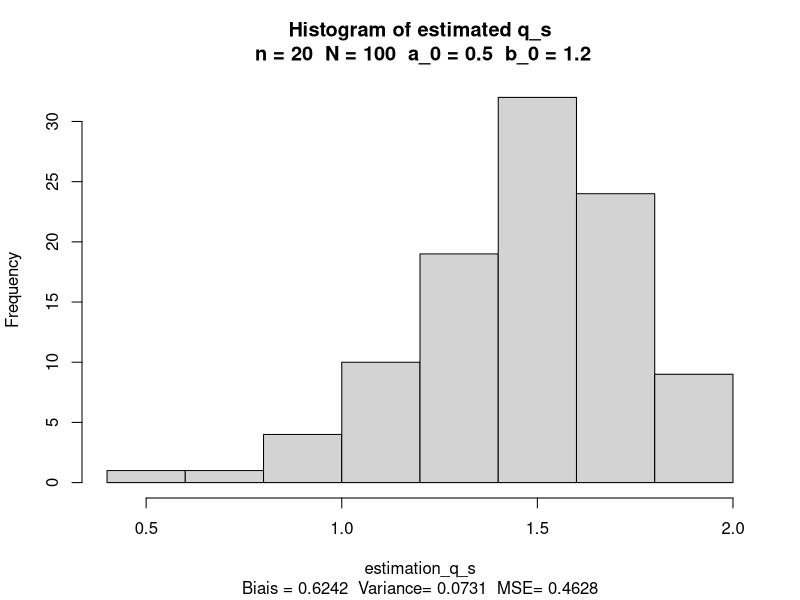
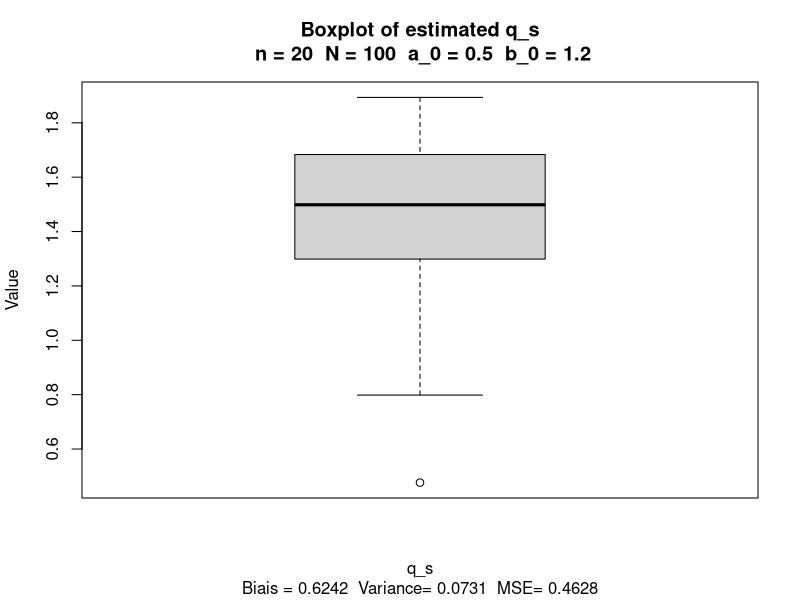
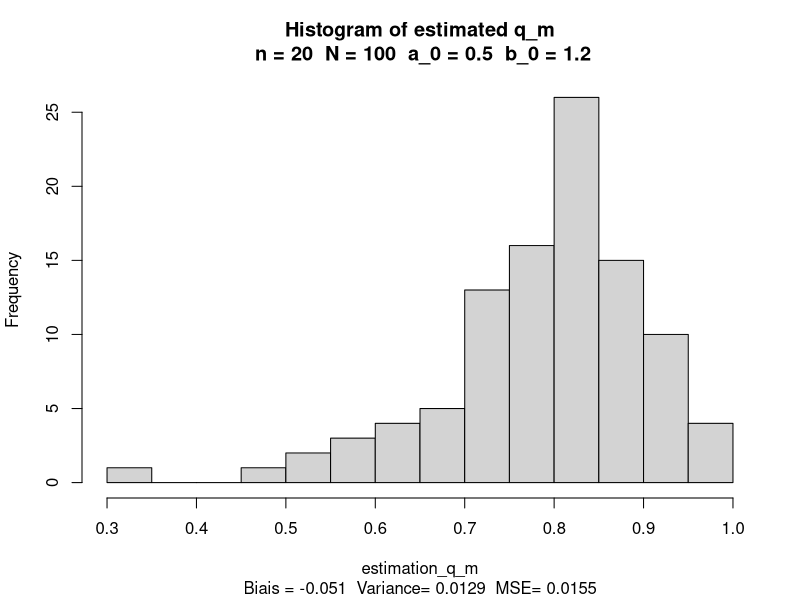
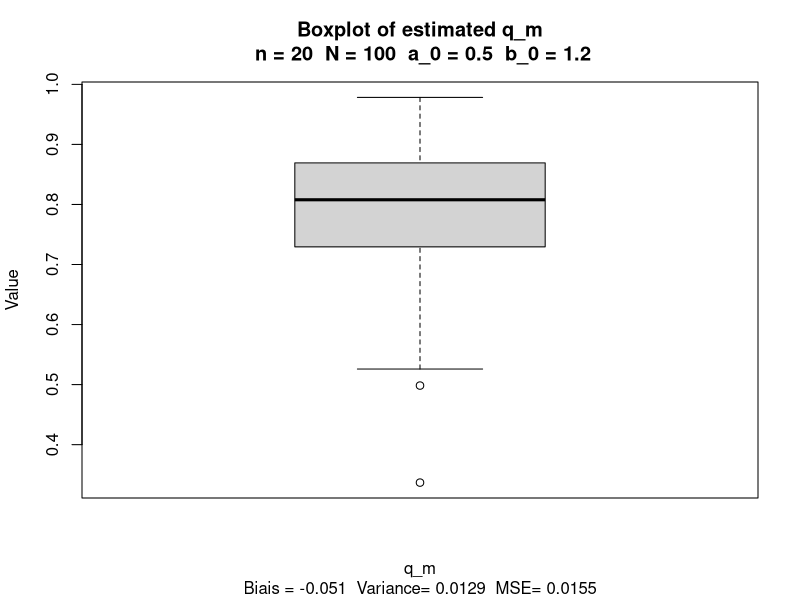
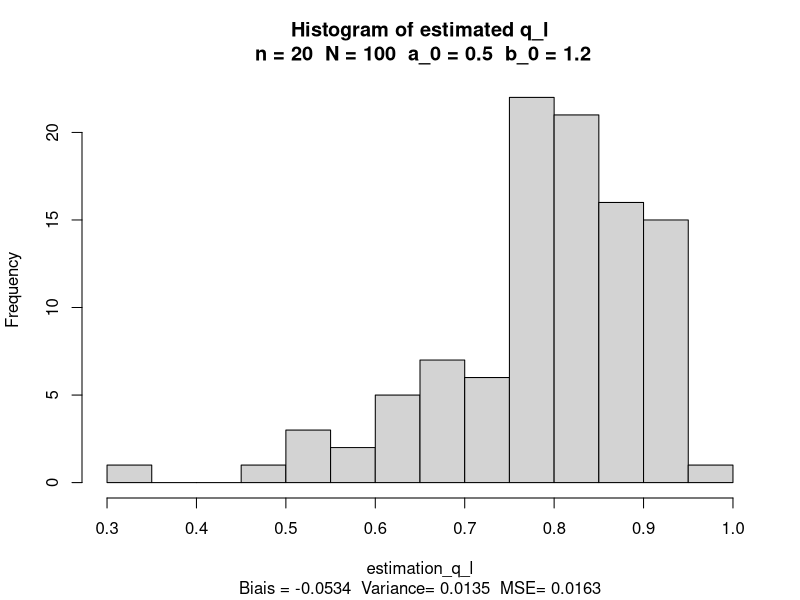
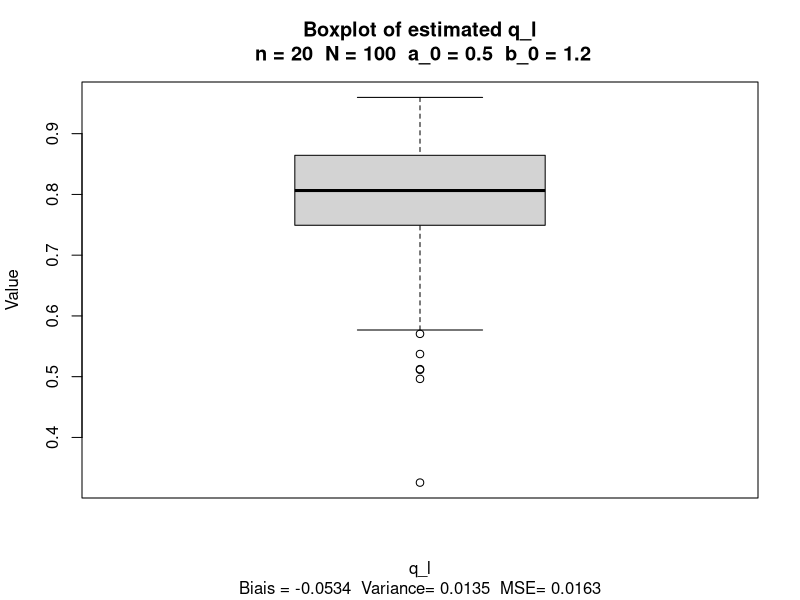
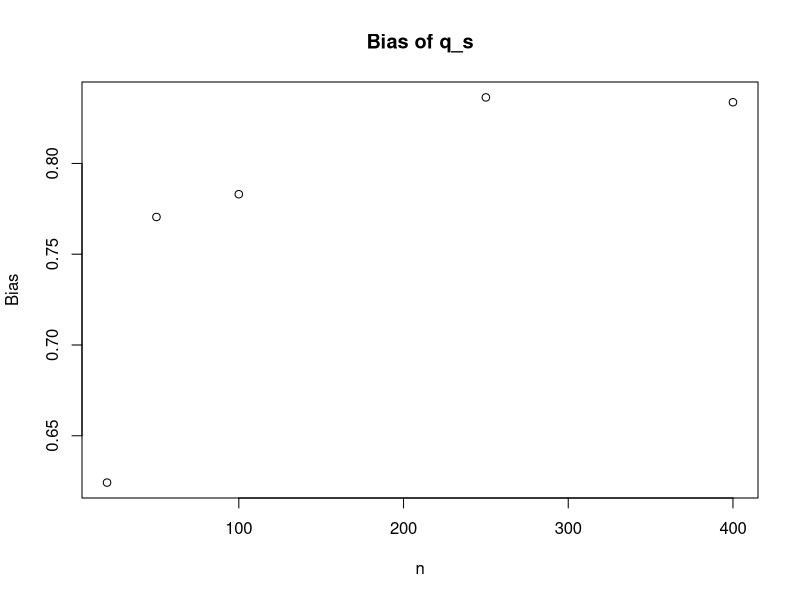
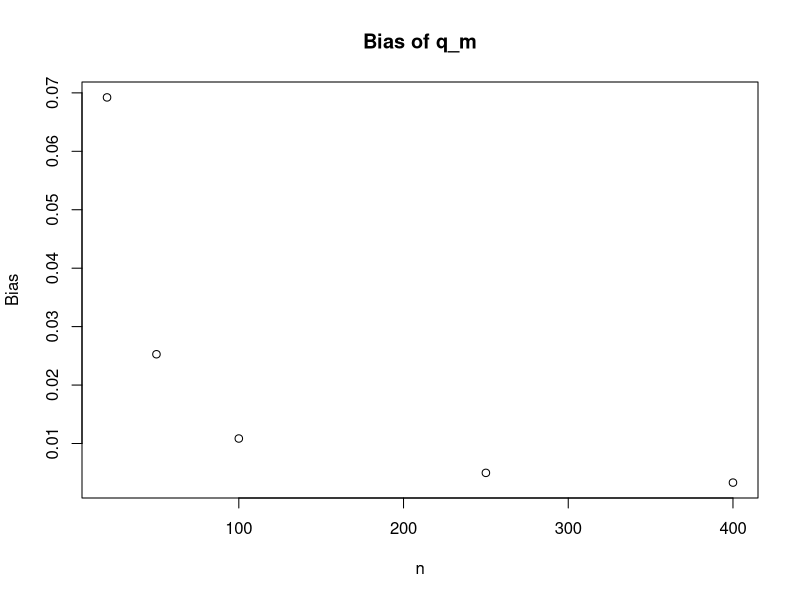

The R source for these figures, in order:
################################################################################
#                                                                              #
#                              LMAT 1271                                       #
#                           Projet 2022-2023                                   #
#         Auteurs : Marie Determe, Augustin Lambotte, Amaury Laridon           #
#         Script R utiliser pour le projet instructions et ressources          #
#       disponibles à : https://github.com/AmauryLaridon/LMAT1271-Project      #
#                                                                              #
################################################################################

rm(list=ls(all=TRUE)) # Nettoyage mémoire R Studio
set.seed(2023)

######################### - Partie 1.3 Simulations - ###########################

n <- 20 # size of the sampling
nbr_replication <- 100 # number of replication of the sampling process
a_0 <- 0.5 # alpha parameter of the density function of T
b_0 <- 1.2 # beta parameter of the density function of T

#Density function of random variable T
f_a_0b_0 <- function(t) {
  if(t > 0 & t < 1) {
    return(a_0*b_0*t^(a_0-1)*(1-t^a_0)^(b_0-1))
  } else {
    return(0)
  }
}

#Quantile of order p, a and b are unknown parameters
q_p_a_b <- function(p,a,b) {
  return ((1-(1-p)^(1/b))^(1/a))
}

#Quantile of order p
q_p <- function(p) {
  return (q_p_a_b(p,a_0,b_0))
}

#First estimator of q_0.95
q_s <- function(T_i) {
  size <- length(T_i)
  T_sort <- sort(T_i)
  return (T_sort[ceiling(0.95*size)]+T_sort[floor(0.95*size)])/2
}

#Estimator of a_m and b_m, using the method of moments
q_m <- function(T_i) {
  #On cherche une racine à la première équation de 1.2.b pour obtenir 
  #a_M, puis on calcule b_M et q_M
  f1 <- function(a) {
    return ((sum(T_i^(2*a)))*(n+sum(T_i^(a)))*(sum(T_i^(a)))^(-2)-2)
  }
  solution <- uniroot(f1,c(1e-9,10))
  a_m <- solution$root
  b_m <- n/(sum(T_i^(a_m)))-1
  return (q_p_a_b(0.95,a_m,b_m))
}

#Estimator of a_l and b_l, using the maximum likelihood estimator
q_l <- function(T_i) {
  #On cherche une racine à la première équation de 1.2.c pour obtenir a_L
  #puis on calcule b_L et q_L
  f1 <- function(a) {
    return (1/a + (1/(sum(log(1-T_i^a)))+(1/n))*sum((T_i^(a)
                                                     *log(T_i))/(1-T_i^(a)))+(1/n)*sum(log(T_i)))
  }
  solution_l <- uniroot(f1,c(1e-9,10))
  a_l <- solution_l$root
  b_l <- -n/(sum(log(1-T_i^(a_l))))
  
  return (q_p_a_b(0.95,a_l,b_l))
}

### - 1.3 (a) - ###

#Generation of a iid sample of size 20 from the density f_a_0b_0 and 
#estimation of q_0.95 in 3 different ways
generate_sample <- function() {
  U <- runif(n)
  T_i <- sapply(U,q_p)
  q_s_sample <- q_s(T_i)
  q_m_sample <- q_m(T_i)
  q_l_sample <- q_l(T_i)
  return (c(q_s_sample,q_m_sample,q_l_sample))
}

### - 1.3 (b) - ###

generate_estimation_q_p <- function(affichage) {
  estimation_q_p <- replicate(nbr_replication,generate_sample())
  estimation_q_s <- estimation_q_p[1,]
  estimation_q_m <- estimation_q_p[2,]
  estimation_q_l <- estimation_q_p[3,]
  
  
  ### - 1.3 (c) - ###
  
  #Approximation de l'espérance par la moyenne empirique
  esperance_q_s <- mean(estimation_q_s)
  esperance_q_m <- mean(estimation_q_m)
  esperance_q_l <- mean(estimation_q_l)
  
  #Calcul du biais
  bias_s <- esperance_q_s - q_p_true
  bias_m <- esperance_q_m - q_p_true
  bias_l <- esperance_q_l - q_p_true
  
  #Calcul de la variance
  variance_s <- mean(estimation_q_s^2)-esperance_q_s^2
  variance_m <- mean(estimation_q_m^2)-esperance_q_m^2
  variance_l <- mean(estimation_q_l^2)-esperance_q_l^2
  
  #Calcul du MSE
  mse_s <- bias_s^2 + variance_s
  mse_m <- bias_m^2 + variance_m
  mse_l <- bias_l^2 + variance_l
  
  if (affichage == TRUE) {
    hist(estimation_q_s,breaks=10, main="")
    title(main = paste("Histogram of estimated q_s\n", "n =", n, " N =", 
                    nbr_replication, " a_0 =", a_0, " b_0 =", b_0), 
                    sub= paste("Biais =", round(bias_s, digits=4), 
                    " Variance=", round(variance_s, digits=4), " MSE=",
                    round(mse_s, digits=4)))
    boxplot(estimation_q_s, xlab = "q_s", ylab="Value")
    title(main = paste("Boxplot of estimated q_s\n","n =", n, " N =", 
                    nbr_replication, " a_0 =", a_0, " b_0 =", b_0),
                    sub= paste("Biais =", round(bias_s, digits=4), 
                    " Variance=", round(variance_s, digits=4), " MSE=",
                    round(mse_s, digits=4)))
    
    
    hist(estimation_q_m,breaks=10, main = "")
    title(main = paste("Histogram of estimated q_m\n","n =", n, " N =", 
                    nbr_replication, " a_0 =", a_0, " b_0 =", b_0), 
                    sub= paste("Biais =", round(bias_m, digits=4), 
                    " Variance=", round(variance_m, digits=4), " MSE=",
                    round(mse_m, digits=4)))
    boxplot(estimation_q_m, xlab = "q_m", main = "", ylab="Value")
    title(main = paste("Boxplot of estimated q_m\n","n =", n, " N =", 
                    nbr_replication, " a_0 =", a_0, " b_0 =", b_0), 
                    sub= paste("Biais =", round(bias_m, digits=4), 
                    " Variance=", round(variance_m, digits=4), " MSE=",
                    round(mse_m, digits=4)))
    
    
    hist(estimation_q_l,breaks=10, main = "")
    title(main = paste("Histogram of estimated q_l\n","n =", n, " N =", 
                    nbr_replication, " a_0 =", a_0, " b_0 =", b_0), 
                    sub= paste("Biais =", round(bias_l, digits=4), 
                     " Variance=", round(variance_l, digits=4), " MSE=",
                     round(mse_l, digits=4)))
    boxplot(estimation_q_l, xlab = "q_l" , main = "", ylab="Value")   
    title(main = paste("Boxplot of estimated q_l\n","n =", n, " N =", 
                    nbr_replication, " a_0 =", a_0, " b_0 =", b_0), 
                    sub= paste("Biais =", round(bias_l, digits=4), 
                    " Variance=", round(variance_l, digits=4), " MSE=",
                    round(mse_l, digits=4)))
    
  }
  
  return (c(c(bias_s,bias_m,bias_l),
            c(variance_s,variance_m,variance_l),c(mse_s,mse_m,mse_l)))
}

#################### - Execution - ######################

#Vraie valeur de q_0.95
q_p_true <- q_p(0.95)

#1.3.a
generate_sample()

#1.3.b et 1.3.c
generate_estimation_q_p(TRUE)

#1.3.d
n_value <- c(20,50,100,250,400)
results <- array(0, dim = c(3, 3, length(n_value)))
for (i in 1:length(n_value)) {
  n<-n_value[i]
  results[,,i]=t(generate_estimation_q_p(FALSE))
}

#Graphiques

print(results[3,,])

#Biais
plot(n_value,results[1,1,],xlab="n",ylab="Bias",main="Bias of q_s") #q_s
plot(n_value,results[1,2,],xlab="n",ylab="Bias",main="Bias of q_m") #q_m
plot(n_value,results[1,3,],xlab="n",ylab="Bias",main="Bias of q_l") #q_l

#Variance
plot(n_value,results[2,1,],xlab="n",ylab="Variance",main="Variance of q_s") #q_s
plot(n_value,results[2,2,],xlab="n",ylab="Variance",main="Variance of q_m") #q_m
plot(n_value,results[2,3,],xlab="n",ylab="Variance",main="Variance of q_l") #q_l

#MSE
plot(n_value,results[3,1,],xlab="n",ylab="MSE",main="MSE of q_s") #q_s
plot(n_value,results[3,2,],xlab="n",ylab="MSE",main="MSE of q_m") #q_m
plot(n_value,results[3,3,],xlab="n",ylab="MSE",main="MSE of q_l") #q_l

n_values <- c(20,100,400)
for (i in 1:3) {
  n <- n_values[i]
  factor <- sqrt(n)
  estimation_q_p <- replicate(nbr_replication,generate_sample())
  estimation_q_l <- estimation_q_p[3,]
  hist(factor*(estimation_q_l-q_p_true),main=paste("Histogram of n^(1/2)(q_l-q_0.95) for n=",n),xlabel="n^(1/2)(q_l-q_0.95)")
}
